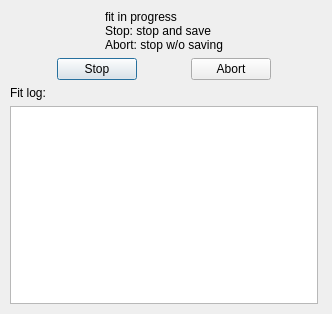
<?xml version="1.0" encoding="UTF-8"?>
<ui version="4.0">
 <class>FitStatus</class>
 <widget class="QDialog" name="FitStatus">
  <property name="geometry">
   <rect>
    <x>0</x>
    <y>0</y>
    <width>332</width>
    <height>314</height>
   </rect>
  </property>
  <property name="windowTitle">
   <string>Fit Status</string>
  </property>
  <widget class="QWidget" name="">
   <property name="geometry">
    <rect>
     <x>10</x>
     <y>10</y>
     <width>308</width>
     <height>294</height>
    </rect>
   </property>
   <layout class="QVBoxLayout" name="verticalLayout">
    <item>
     <layout class="QHBoxLayout" name="horizontalLayout_2">
      <item>
       <spacer name="horizontalSpacer_4">
        <property name="orientation">
         <enum>Qt::Horizontal</enum>
        </property>
        <property name="sizeHint" stdset="0">
         <size>
          <width>40</width>
          <height>20</height>
         </size>
        </property>
       </spacer>
      </item>
      <item>
       <widget class="QLabel" name="mainLabel">
        <property name="text">
         <string>fit in progress
Stop: stop and save
Abort: stop w/o saving</string>
        </property>
       </widget>
      </item>
      <item>
       <spacer name="horizontalSpacer_5">
        <property name="orientation">
         <enum>Qt::Horizontal</enum>
        </property>
        <property name="sizeHint" stdset="0">
         <size>
          <width>40</width>
          <height>20</height>
         </size>
        </property>
       </spacer>
      </item>
     </layout>
    </item>
    <item>
     <layout class="QHBoxLayout" name="horizontalLayout">
      <item>
       <spacer name="horizontalSpacer">
        <property name="orientation">
         <enum>Qt::Horizontal</enum>
        </property>
        <property name="sizeHint" stdset="0">
         <size>
          <width>40</width>
          <height>20</height>
         </size>
        </property>
       </spacer>
      </item>
      <item>
       <widget class="QPushButton" name="stopButton">
        <property name="text">
         <string>Stop</string>
        </property>
       </widget>
      </item>
      <item>
       <spacer name="horizontalSpacer_2">
        <property name="orientation">
         <enum>Qt::Horizontal</enum>
        </property>
        <property name="sizeHint" stdset="0">
         <size>
          <width>40</width>
          <height>20</height>
         </size>
        </property>
       </spacer>
      </item>
      <item>
       <widget class="QPushButton" name="abortButton">
        <property name="text">
         <string>Abort</string>
        </property>
       </widget>
      </item>
      <item>
       <spacer name="horizontalSpacer_3">
        <property name="orientation">
         <enum>Qt::Horizontal</enum>
        </property>
        <property name="sizeHint" stdset="0">
         <size>
          <width>40</width>
          <height>20</height>
         </size>
        </property>
       </spacer>
      </item>
     </layout>
    </item>
    <item>
     <widget class="QLabel" name="statusLabel">
      <property name="text">
       <string>Fit log:</string>
      </property>
     </widget>
    </item>
    <item>
     <widget class="QTextBrowser" name="logBrowser"/>
    </item>
   </layout>
  </widget>
 </widget>
 <resources/>
 <connections>
  <connection>
   <sender>stopButton</sender>
   <signal>clicked(bool)</signal>
   <receiver>FitStatus</receiver>
   <slot>accept()</slot>
   <hints>
    <hint type="sourcelabel">
     <x>88</x>
     <y>72</y>
    </hint>
    <hint type="destinationlabel">
     <x>42</x>
     <y>55</y>
    </hint>
   </hints>
  </connection>
  <connection>
   <sender>abortButton</sender>
   <signal>clicked(bool)</signal>
   <receiver>FitStatus</receiver>
   <slot>reject()</slot>
   <hints>
    <hint type="sourcelabel">
     <x>226</x>
     <y>69</y>
    </hint>
    <hint type="destinationlabel">
     <x>296</x>
     <y>72</y>
    </hint>
   </hints>
  </connection>
 </connections>
</ui>
